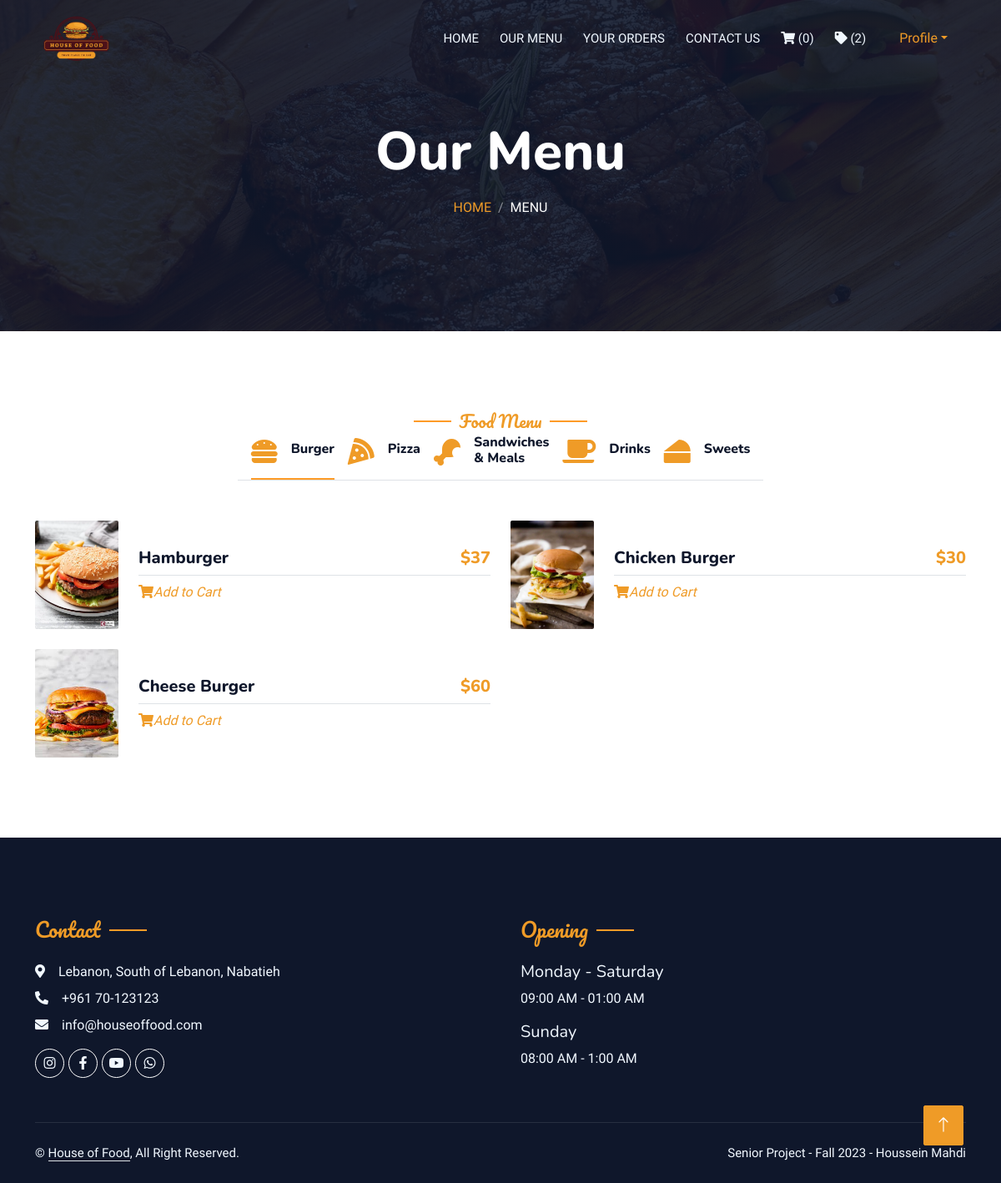
/user/menu.php, run on the app's committed database.
### tables this page shows
CREATE TABLE IF NOT EXISTS `menu` (
  `foodID` int(11) NOT NULL,
  `name` text NOT NULL,
  `category` varchar(100) NOT NULL,
  `price` int(11) NOT NULL,
  `picture` varchar(100) NOT NULL,
  PRIMARY KEY (`foodID`)
);

### user/menu.php (the view, shortened to what this page needs)
<?php
include "header.php";
?>
            <div class="container-xxl py-5 bg-dark hero-header mb-5">
                <div class="container text-center my-5 pt-5 pb-4">
                    <h1 class="display-3 text-white mb-3 animated slideInDown">Our Menu</h1>
                    <nav aria-label="breadcrumb">
                        <ol class="breadcrumb justify-content-center text-uppercase">
                            <li class="breadcrumb-item"><a href="home.php">Home</a></li>
                            <li class="breadcrumb-item text-white active" aria-current="page">Menu</li>
                        </ol>
                    </nav>
                </div>
            </div>
        <div class="container-xxl py-5">
            <div class="container">
                <div class="text-center wow fadeInUp" data-wow-delay="0.1s">
                    <h5 class="section-title ff-secondary text-center text-primary fw-normal">Food Menu</h5>
                </div>
                <div class="tab-class text-center wow fadeInUp" data-wow-delay="0.1s">
                    <ul class="nav nav-pills d-inline-flex justify-content-center border-bottom mb-5">
                       <li class="nav-item">
                            <a class="d-flex align-items-center text-start mx-3 pb-3 active" data-bs-toggle="pill" href="#tab-1">
                                <i class="fa fa-hamburger fa-2x text-primary"></i>
                                <div class="ps-3">
                                    <h6 class="mt-n1 mb-0">Burger</h6>
                                </div>
                            </a>
                        </li>
                        <li class="nav-item">
                            <a class="d-flex align-items-center text-start mx-3 ms-0 pb-3" data-bs-toggle="pill" href="#tab-2">
                            <i class="fas fa-pizza-slice fa-2x text-primary"></i>
                                <div class="ps-3">
                                    <h6 class="mt-n1 mb-0">Pizza</h6>
                                </div>
                            </a>
                        </li>
                        <li class="nav-item">
                            <a class="d-flex align-items-center text-start mx-3 ms-0 pb-3" data-bs-toggle="pill" href="#tab-3">
                            <i class="fas fa-drumstick-bite  fa-2x text-primary"></i>
                                <div class="ps-3">
                                    <h6 class="mt-n1 mb-0">Sandwiches <br> & Meals</h6>
                                </div>
                            </a>
                        </li>
                        <li class="nav-item">
                            <a class="d-flex align-items-center text-start mx-3 ms-0 pb-3" data-bs-toggle="pill" href="#tab-4">
                                <i class="fa fa-coffee fa-2x text-primary"></i>
                                <div class="ps-3">
                                    <h6 class="mt-n1 mb-0">Drinks</h6>
                                </div>
                            </a>
                        </li>
                        <li class="nav-item">
                            <a class="d-flex align-items-center text-start mx-3 ms-0 pb-3" data-bs-toggle="pill" href="#tab-5">
                            <i class="fas fa-cheese fa-2x text-primary"></i>
                                <div class="ps-3">
                                    <h6 class="mt-n1 mb-0">Sweets</h6>
                                </div>
                            </a>
                        </li>
                    </ul>
                    <div class="tab-content">
                        <div id="tab-1" class="tab-pane fade show p-0 active">
                            <div class="row g-4">
                                <?php
                                $result1 = mysqli_query($con,"SELECT * FROM menu where category='Burger'");
                                if(mysqli_num_rows($result1)>0){
                                    while($row = mysqli_fetch_array($result1)){
                                ?>
                                <div class="col-lg-6">
                                    <div class="d-flex align-items-center">
                                        <img class="flex-shrink-0 img-fluid rounded" style="height:130px; width:100px"
                                        src="../foods-pics/<?php echo $row['picture'] ?>" alt="" style="width: 80px;">
                                        <div class="w-100 d-flex flex-column text-start ps-4">
                                            <h5 class="d-flex justify-content-between border-bottom pb-2">
                                                <span><?php echo $row['name'] ?></span>
                                                <span class="text-primary">$<?php echo $row['price'] ?></span>
                                            </h5>
                                            <a href="add-to-cart.php?fid=<?php echo $row['foodID'] ?>" class="fst-italic"><i class="fa fa-shopping-cart" ></i>Add to Cart</a>
                                        </div>
                                    </div>
                                </div>
                                <?php }} else {echo "No food available now";} ?>
                            </div>
                        </div>
                    </div>
                </div>
            </div>
        </div>
<?php
include "footer.php";
?>

### css/s1.css (style rules this page uses)
:root { --primary: #FE9b27; --light: #F1F8FF; --dark: #0F172B; }
.ff-secondary { font-family: 'Pacifico', cursive; }
.hero-header { background: linear-gradient(rgba(15, 23, 43, .9), rgba(15, 23, 43, .9)), url(../img/bg-hero.jpg); background-position: center center; background-repeat: no-repeat; background-size: cover; }
.breadcrumb-item + .breadcrumb-item::before { color: rgba(255, 255, 255, .5); }
.section-title { position: relative; display: inline-block; }
.section-title::before { position: absolute; content: ""; width: 45px; height: 2px; top: 50%; left: -55px; margin-top: -1px; background: var(--primary); }
.section-title::after { position: absolute; content: ""; width: 45px; height: 2px; top: 50%; right: -55px; margin-top: -1px; background: var(--primary); }
.nav-pills .nav-item .active { border-bottom: 2px solid var(--primary); }

### data on the page
menu: picture (picture), name "Hamburger", price "37"
menu: picture (picture), name "Chicken Burger", price "30"
menu: picture (picture), name "Cheese Burger", price "60"

### other printed values
mysqli_num_rows($result1) "0"
mysqli_num_rows($result2) "2"
